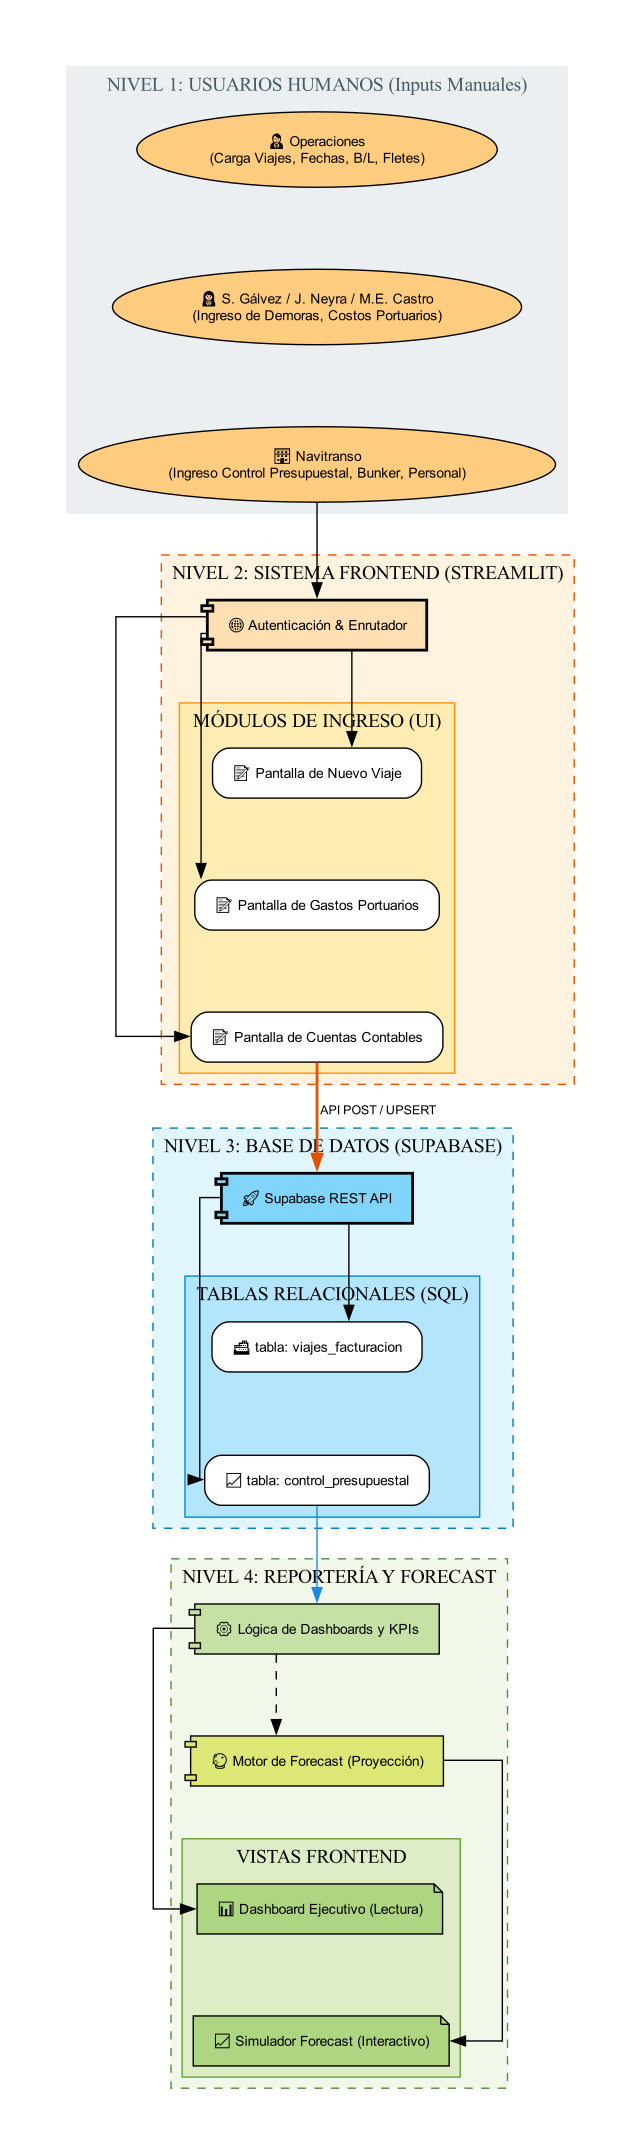

Generate this figure with Python:
import graphviz
import os

def generate_vertical_future_state():
    base_name = "FLUJOGRAMA_EstadoFuturo_V2"
    output_filename = base_name
    
    print(f"Generando Flujograma Estado Futuro V2 (Vertical): {output_filename}.pdf")
    
    potential_paths = [
        r"C:\Program Files\Graphviz\bin",
        r"C:\Program Files (x86)\Graphviz\bin",
    ]
    for p in potential_paths:
        if os.path.exists(p) and p not in os.environ["PATH"]:
            os.environ["PATH"] += os.pathsep + p

    dot_code = """
    digraph FutureState {
        rankdir=TB;
        splines=ortho;
        nodesep=0.5;
        ranksep=0.8;
        ratio=auto;
        
        node [shape=box, style="filled,rounded", fontname="Arial", fontsize=10, margin="0.2,0.1"];
        edge [fontname="Arial", fontsize=9];

        # ==========================================
        #  NIVEL 1: USUARIOS (STAKEHOLDERS)
        # ==========================================
        subgraph cluster_lvl1 {
            label = "NIVEL 1: USUARIOS HUMANOS (Inputs Manuales)"; style="filled"; color="#ECEFF1"; fontcolor="#455A64";
            
            U1 [label="👨‍💼 Operaciones\\n(Carga Viajes, Fechas, B/L, Fletes)", shape=ellipse, fillcolor="#FFCC80"];
            U2 [label="👩‍💼 S. Gálvez / J. Neyra / M.E. Castro\\n(Ingreso de Demoras, Costos Portuarios)", shape=ellipse, fillcolor="#FFCC80"];
            U3 [label="🏢 Navitranso\\n(Ingreso Control Presupuestal, Bunker, Personal)", shape=ellipse, fillcolor="#FFCC80"];
            
            U1 -> U2 -> U3 [style=invis, weight=100];
        }

        # ==========================================
        #  NIVEL 2: FRONTEND APP (STREAMLIT)
        # ==========================================
        subgraph cluster_lvl2 {
            label = "NIVEL 2: SISTEMA FRONTEND (STREAMLIT)"; style="filled,dashed"; fillcolor="#FFF3E0"; color="#E65100";
            
            AppRouter [label="🌐 Autenticación & Enrutador", shape=component, fillcolor="#FFE0B2", penwidth=2];
            
            subgraph cluster_forms {
                label = "MÓDULOS DE INGRESO (UI)"; style="filled"; fillcolor="#FFECB3"; color="#FF8F00";
                FormViajes [label="📝 Pantalla de Nuevo Viaje", shape=rect, fillcolor="white"];
                FormCostos [label="📝 Pantalla de Gastos Portuarios", shape=rect, fillcolor="white"];
                FormPresup [label="📝 Pantalla de Cuentas Contables", shape=rect, fillcolor="white"];
                
                FormViajes -> FormCostos -> FormPresup [style=invis, weight=100];
            }
            
            AppRouter -> FormViajes [style=invis, weight=100];
        }

        # ==========================================
        #  NIVEL 3: BASE DE DATOS (SUPABASE)
        # ==========================================
        subgraph cluster_lvl3 {
            label = "NIVEL 3: BASE DE DATOS (SUPABASE)"; style="filled,dashed"; fillcolor="#E1F5FE"; color="#0277BD";
            
            SupabaseAPI [label="🚀 Supabase REST API", shape=component, fillcolor="#81D4FA", penwidth=2];
            
            subgraph cluster_tables {
                label = "TABLAS RELACIONALES (SQL)"; style="filled"; fillcolor="#B3E5FC"; color="#0288D1";
                T_Viajes [label="🚢 tabla: viajes_facturacion", shape=record, fillcolor="white"];
                T_Presupuesto [label="📈 tabla: control_presupuestal", shape=record, fillcolor="white"];
                
                T_Viajes -> T_Presupuesto [style=invis, weight=100];
            }
            
            SupabaseAPI -> T_Viajes [style=invis, weight=100];
        }

        # ==========================================
        #  NIVEL 4: REPORTERÍA Y FORECAST
        # ==========================================
        subgraph cluster_lvl4 {
            label = "NIVEL 4: REPORTERÍA Y FORECAST"; style="filled,dashed"; fillcolor="#F1F8E9"; color="#558B2F";
            
            DashboardEngine [label="⚙️ Lógica de Dashboards y KPIs", shape=component, fillcolor="#C5E1A5"];
            ForecastEngine [label="🔮 Motor de Forecast (Proyección)", shape=component, fillcolor="#DCE775"];
            
            subgraph cluster_views {
                label = "VISTAS FRONTEND"; style="filled"; fillcolor="#DCEDC8"; color="#689F38";
                ViewDash [label="📊 Dashboard Ejecutivo (Lectura)", shape=note, fillcolor="#AED581"];
                ViewForecast [label="📈 Simulador Forecast (Interactivo)", shape=note, fillcolor="#AED581"];
                
                ViewDash -> ViewForecast [style=invis, weight=100];
            }
            
            DashboardEngine -> ForecastEngine -> ViewDash [style=invis, weight=100];
        }

        # --- CONEXIONES REALES ---
        # Fuerza cascada
        U3 -> AppRouter;
        
        AppRouter -> FormViajes [constraint=false];
        AppRouter -> FormCostos [constraint=false];
        AppRouter -> FormPresup [constraint=false];
        
        FormPresup -> SupabaseAPI [label=" API POST / UPSERT", color="#E65100", penwidth=2];
        
        SupabaseAPI -> T_Viajes [constraint=false];
        SupabaseAPI -> T_Presupuesto [constraint=false];
        
        T_Presupuesto -> DashboardEngine [color="#1E88E5"];
        
        DashboardEngine -> ViewDash [constraint=false];
        DashboardEngine -> ForecastEngine [style=dashed, constraint=false];
        ForecastEngine -> ViewForecast [constraint=false];
    }
    """
    
    try:
        src = graphviz.Source(dot_code)
        output_dir = os.path.dirname(os.path.abspath(__file__))
        file_path = src.render(filename=os.path.join(output_dir, output_filename), format='pdf', view=False, cleanup=True)
        print(f"Generado exitosamente: {os.path.abspath(file_path)}")
        
    except Exception as e:
        print(f"Error generando flujograma: {e}")

if __name__ == "__main__":
    generate_vertical_future_state()
